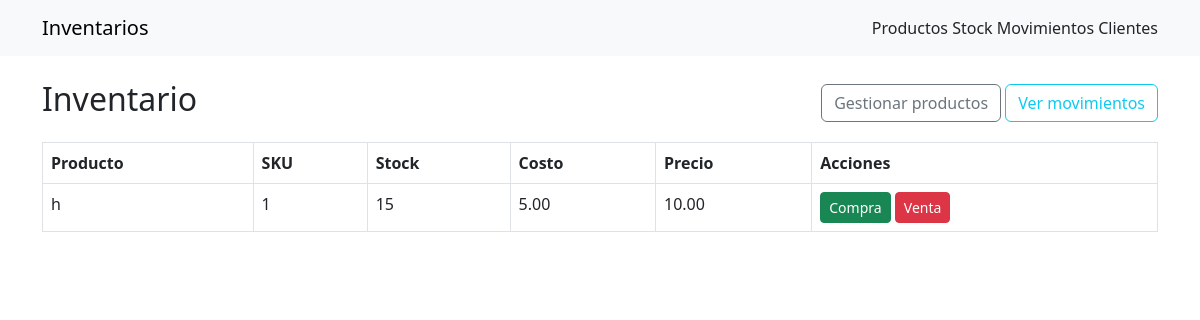
The page /inventory on the database as committed earlier.
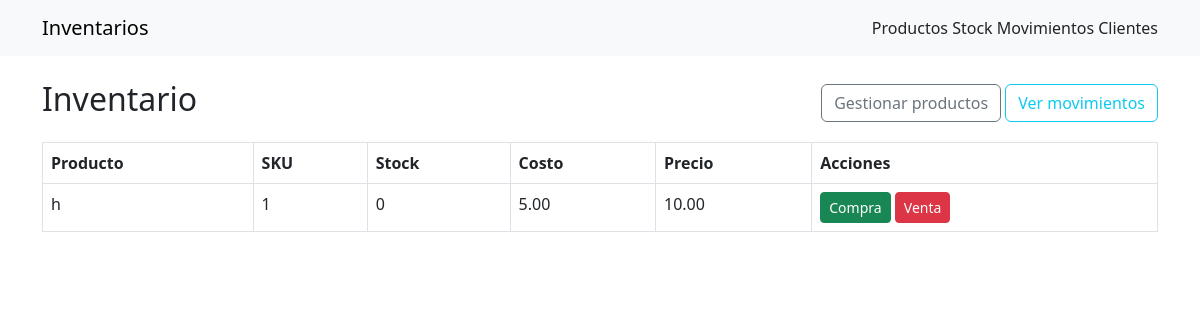
The same page on the database as committed later.
### app.py (models this page shows)
class Product(db.Model):
    id = db.Column(db.Integer, primary_key=True)
    name = db.Column(db.String(100), nullable=False)
    sku = db.Column(db.String(50), unique=True, nullable=True)
    stock = db.Column(db.Integer, default=0)
    cost = db.Column(db.Float, default=0)   # costo unitario
    price = db.Column(db.Float, default=0)  # precio unitario
    created_at = db.Column(db.DateTime, default=datetime.utcnow)

### app.py (the view)
@app.route('/inventory')
def inventory():
    products = Product.query.order_by(Product.name).all()
    return render_template('inventory.html', products=products)

### templates/inventory.html
{% extends 'base.html' %}
{% block content %}
<div class="d-flex justify-content-between align-items-center mb-3">
  <h2>Inventario</h2>
  <div>
    <a class="btn btn-outline-secondary" href="{{ url_for('products') }}">Gestionar productos</a>
    <a class="btn btn-outline-info" href="{{ url_for('movements') }}">Ver movimientos</a>
  </div>
</div>
<table class="table table-bordered">
  <thead>
    <tr>
      <th>Producto</th>
      <th>SKU</th>
      <th>Stock</th>
      <th>Costo</th>
      <th>Precio</th>
      <th>Acciones</th>
    </tr>
  </thead>
  <tbody>
    {% for p in products %}
    <tr>
      <td>{{ p.name }}</td>
      <td>{{ p.sku or '' }}</td>
      <td>{{ p.stock }}</td>
      <td>{{ "%.2f"|format(p.cost) }}</td>
      <td>{{ "%.2f"|format(p.price) }}</td>
      <td>
        <a class="btn btn-sm btn-success" href="{{ url_for('new_purchase') }}">Compra</a>
        <a class="btn btn-sm btn-danger" href="{{ url_for('new_sale') }}">Venta</a>
      </td>
    </tr>
    {% endfor %}
  </tbody>
</table>
{% endblock %}

Rows that differ between the two databases and show on the page:
changed Product: stock "15" → "0"
